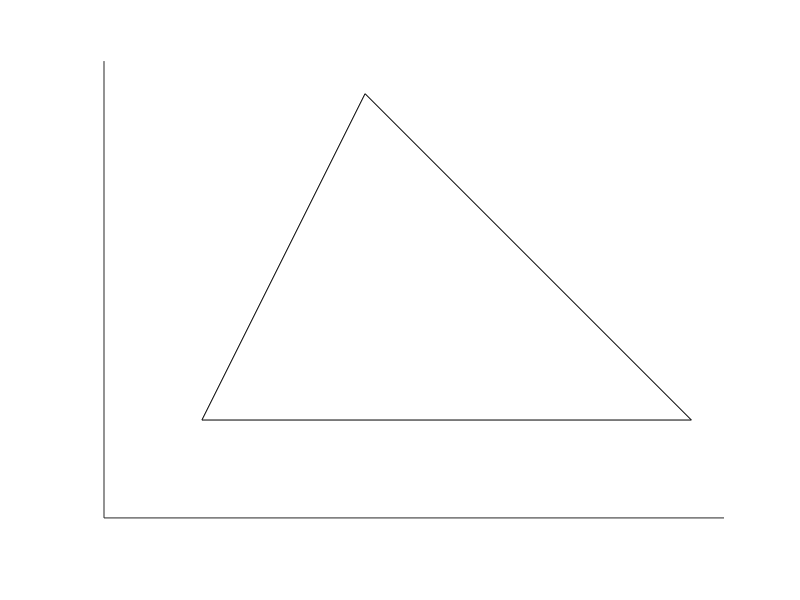

Here is the MATLAB script that generated this plot:
clear;
clc;

hold on

X=[0,0.5,1.5];
Y=[0,1,0];

x=X(1:2);
y=Y(1:2);
plot(x,y,'k');

x=X(2:3);
y=Y(2:3);
plot(x,y,'k');

x=X(1:2:3);
y=Y(1:2:3);
plot(x,y,'k');

hold off
axis equal
set(gca,'xlim',[min(X)-0.3 max(X)+0.1]);
set(gca,'ylim',[min(Y)-0.3 max(Y)+0.1]);
set(gca,'Box','off');
set(gca,'xtick',[]);
set(gca,'ytick',[]);